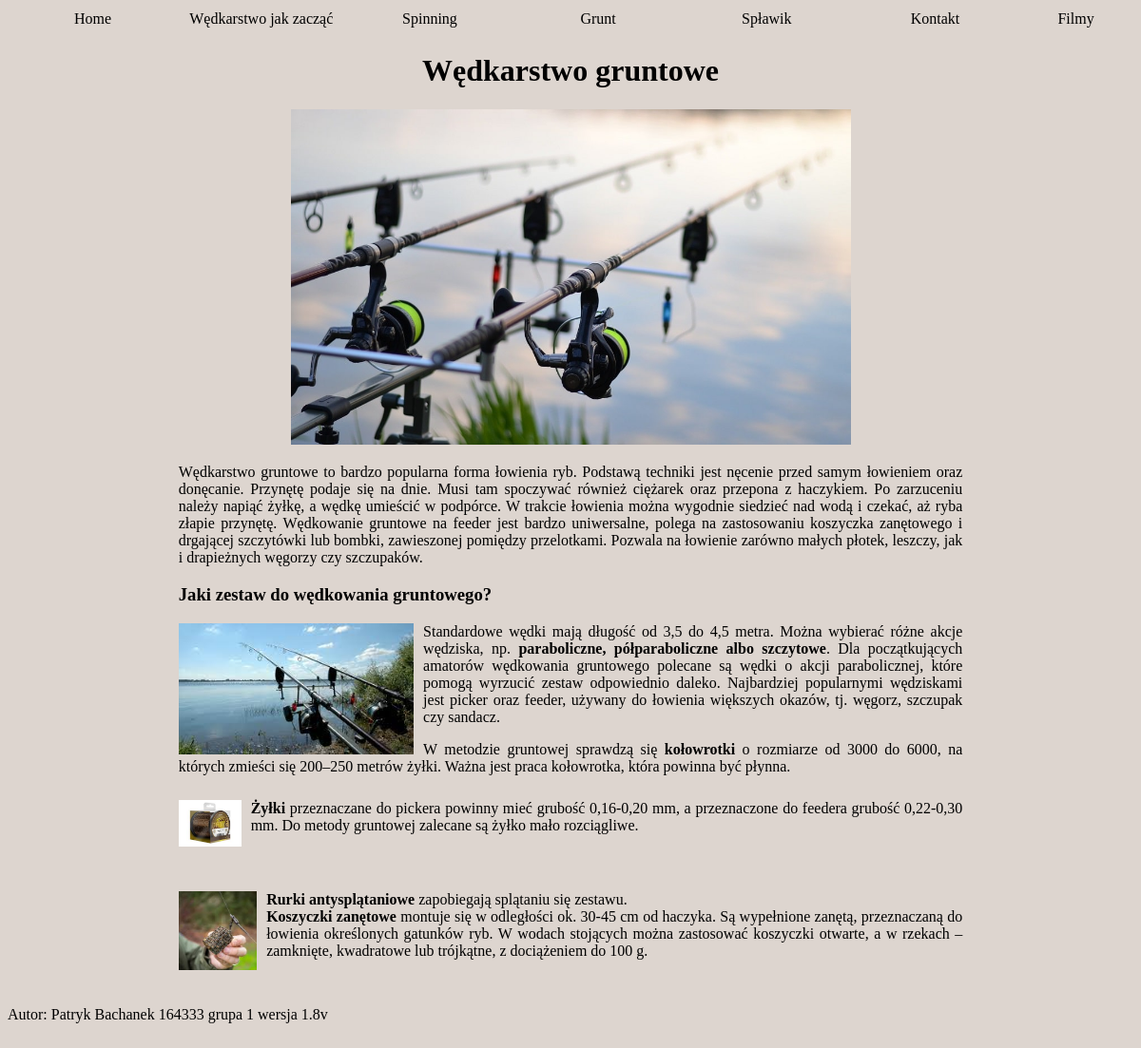
Page /index.php?idp=grunt on the committed database.
### tables this page shows
CREATE TABLE `page_list` (
  `id` int(11) NOT NULL,
  `page_title` varchar(255) NOT NULL,
  `page_content` text NOT NULL,
  `status` int(1) NOT NULL DEFAULT 1
);

### showpage.php (called while the page is built)
<?php
function PokazPodstrone($id,$conn)
{
    $id_clear = htmlspecialchars($id);
    $query = "SELECT * FROM page_list WHERE id='$id_clear' LIMIT 1";
    $result = mysqli_query($conn, $query);
    $row = mysqli_fetch_array($result);
    if(empty($row['id']))
    {
        $web = '[nie_znalezion_strony]';
    }
    else
    {
        $web = $row['page_content'];
    }
    return $web;
}

### index.php (the view, shortened to what this page needs)
<?php
include 'showpage.php';
$conn = db_connect();
if($_GET['idp'] == 'grunt') $strona = PokazPodstrone(3,$conn);
?>
<!DOCTYPE html>
<html>
    <head>
        <link rel="stylesheet" href="css/style.css">
    </head>
    <body onload="startclock()">
        <table class="menu">
            <tr>
                <td> <a href="index.php?idp="> Home </a></td>
                <td> <a href="index.php?idp=beginner"> Wędkarstwo jak zacząć </a></td>
                <td> <a href="index.php?idp=spinning"> Spinning </a></td>
                <td> <a href="index.php?idp=grunt"> Grunt </a></td>
                <td> <a href="index.php?idp=splawik"> Spławik </a></td>
                <td> <a href="index.php?idp=kontakt"> Kontakt </a></td>
                <td> <a href="index.php?idp=filmy"> Filmy </a></td>
            </tr>
        </table>
        <?php
            echo $strona;
        ?>
        <?php
             $nr_indeksu = '164333';
             $nrGrupy = '1';
             echo 'Autor: Patryk Bachanek '.$nr_indeksu.' grupa '.$nrGrupy.' wersja 1.8v <br /><br />';
        ?>
    </body>
</html>

### css/style.css (style rules this page uses)
body { background-color: #ddd5cf; height: 100%; }
.menu { text-align:center; width: 100%; }
.menu td { width: 15%; }
a { text-decoration: none; color: black; }
.container { text-align: center; width: 100%; height: 100%; }
.content { margin-right: auto; margin-left: auto; text-align: justify; width: 70%; }
.img_content { max-height: 500px; height: 300px; }

### rows in the picture
page_list: page_content "Wędkarstwo gruntowe Wędkarstwo gruntowe to bardzo popularna forma łowienia ryb. Podstawą techniki jest nęcenie przed samym łowieniem oraz donęcanie. Przynętę podaje się na dnie. Musi tam spoczywać również ciężarek oraz przepona z haczykiem. Po zarzuceniu należy napiąć żyłkę, a wędkę umieścić w podpórce. W trakcie łowienia można wygodnie siedzieć nad wodą i czekać, aż ryba złapie przynętę. Wędkowanie gruntowe na feeder jest bardzo uniwersalne, polega na zastosowaniu koszyczka zanętowego i drgającej szczytówki lub bombki, zawieszonej pomiędzy przelotkami. Pozwala na łowienie zarówno małych płotek, leszczy, jak i drapieżnych węgorzy czy szczupaków. Jaki zestaw do wędkowania gruntowego?…", page_content (picture)

### other values in the picture
$nr_indeksu "164333"
$nrGrupy "1"
